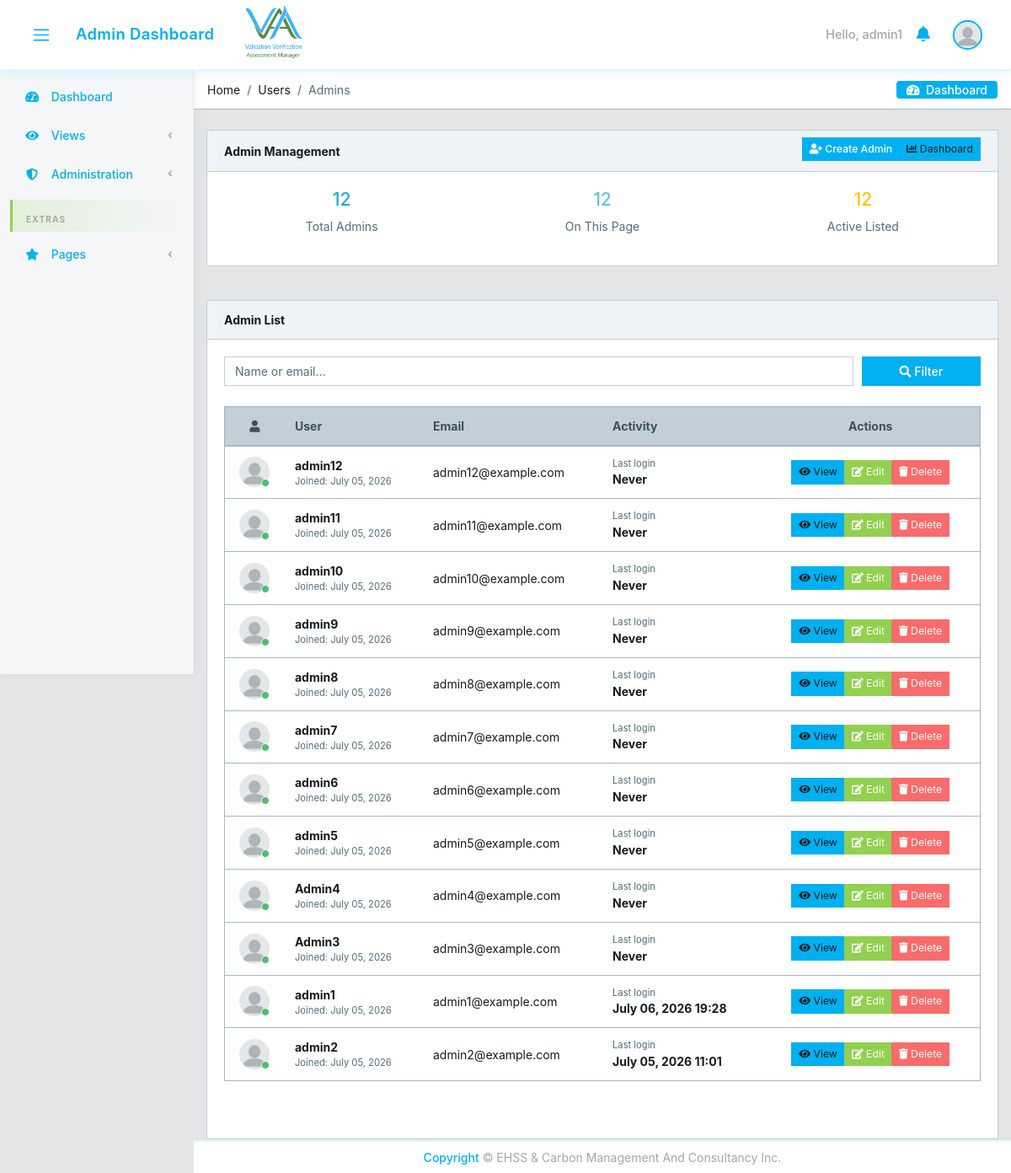
The app's page /users/ (signed in), older data.
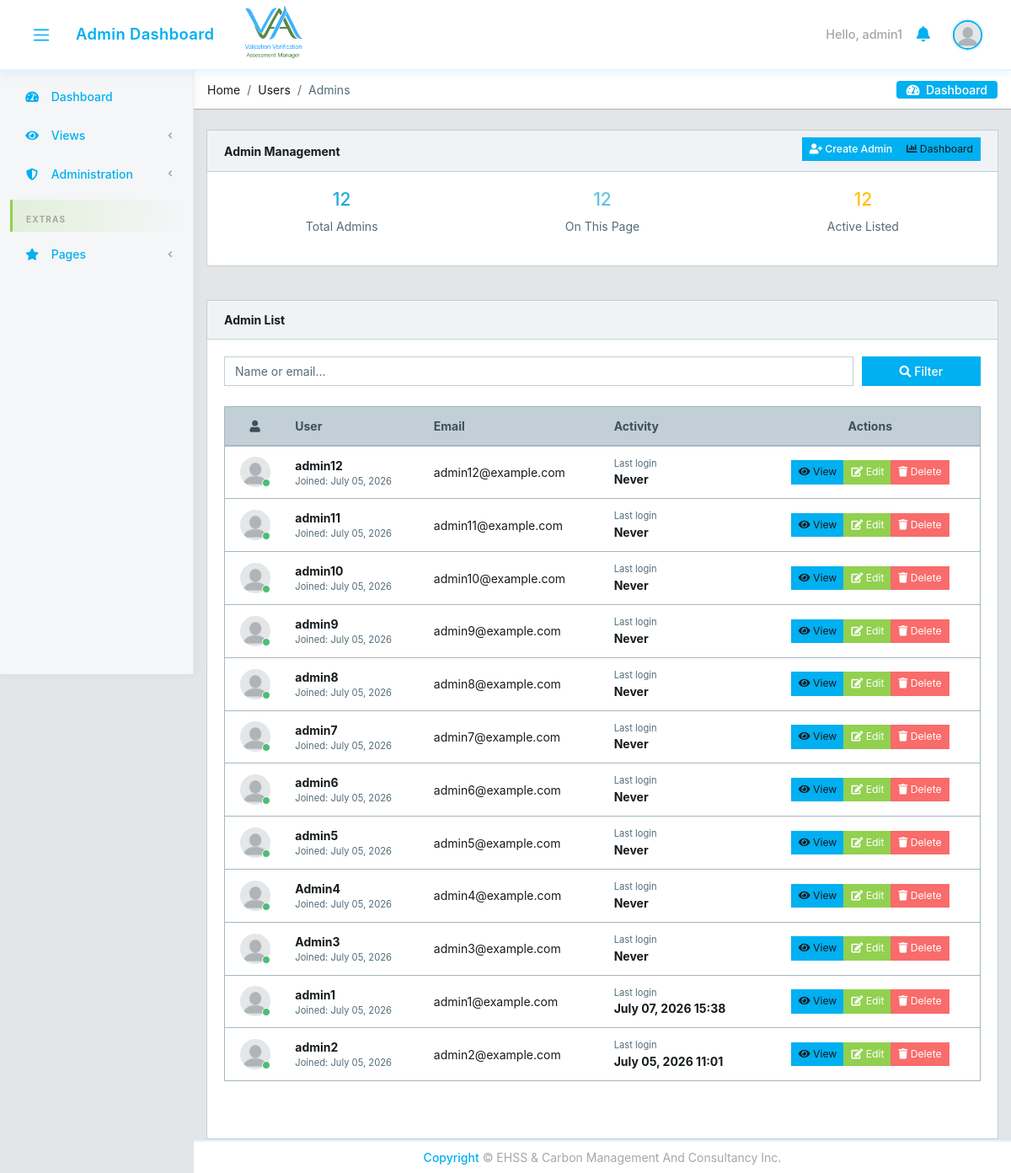
The same page, newer data.
### core/models.py (models this page shows, shortened)
class CustomUser(AbstractUser):
    email = models.EmailField(unique=True)
    user_type = models.CharField(max_length=15, choices=USER_TYPE_CHOICES)
    user_role = models.CharField(
        max_length=30, choices=USER_ROLE_CHOICES, blank=True, verbose_name='User Role',
    )
    designation = models.CharField(max_length=100, blank=True, null=True)
    position_title = models.CharField(max_length=150, blank=True, verbose_name='Position Title')
    contact_number = models.CharField(max_length=20, blank=True, null=True)
    cv = models.FileField(upload_to='core/cvs/', blank=True, null=True)
    company = models.ForeignKey(
        'Company', on_delete=models.SET_NULL, null=True, blank=True,
        related_name='managers'
    )
    created_by = models.ForeignKey(
        'self', on_delete=models.SET_NULL, null=True, blank=True,
        related_name='created_users'
    )
    created_date = models.DateField(auto_now_add=True)
    created_time = models.TimeField(auto_now_add=True)
    under_supervision = models.ForeignKey(
        'self', on_delete=models.SET_NULL, null=True, blank=True,
        related_name='supervised_users'
    )
    avatar = models.ImageField(upload_to='core/avatar', blank=True)
    @property
    def avatar_url(self):
        if self.avatar and hasattr(self.avatar, 'url'):
            avatar_path = self.avatar.path if hasattr(self.avatar, 'path') else None
            if avatar_path and os.path.isfile(avatar_path):
                return self.avatar.url
        return static('core/img/avatar/blank_profile.png')

### core/views.py (the view, shortened to what this page needs)
# urls.py: path('users/', views.UsersView.as_view(), name='users'),
class UsersView(ManagerOrAdminMixin, View):
    def get(self, request):
        user = request.user
        search = request.GET.get('search', '').strip()
        user_role_filter = request.GET.get('user_role', '')
        if user.user_type == 'admin':
            users = CustomUser.objects.filter(user_type='admin')
        else:
            return redirect('core:dashboard')
        users = users.order_by('-date_joined')
        paginator = Paginator(users, 20)
        page_obj = paginator.get_page(request.GET.get('page'))
        return render(request, 'core/users.html', {
            'users': page_obj,
            'total_users': paginator.count,
            'logged_user': user,
            'user_role_filter': user_role_filter,
            'user_role_choices': USER_ROLE_CHOICES,
            'search_query': search,
            'admin_users_only': user.user_type == 'admin',
            'success_action': request.GET.get('success', ''),
            'success_user': request.GET.get('user', ''),
        })

### core/context_processors.py (called while the page is built)
def logged_user_processor(request):
    if request.user.is_authenticated:
        try:
            logged_user = CustomUser.objects.select_related('under_supervision').get(id=request.user.id)
            return {'logged_user': logged_user}
        except CustomUser.DoesNotExist:
            return {'logged_user': None}
    return {'logged_user': None}

def notifications_processor(request):
    if request.user.is_authenticated:
        unread_notifications = Notification.objects.filter(recipient=request.user, read=False)[:10]
        return {'unread_notifications': unread_notifications}
    return {'unread_notifications': []}

def static_version_processor(request):
    return {'STATIC_VERSION': getattr(settings, 'STATIC_VERSION', '1')}

### core/permissions.py (called while the page is built)
    def test_func(self):
        return self.request.user.user_type in self.allowed_roles

### core/templates/core/users.html (shortened to what the changed rows need)
{% extends 'core/base.html' %}
{% load static %}
{% load form_permissions %}
{% block content %}
<div class="container">
    <div class="animated fade-in">
        <div class="row">
            <div class="col-12 mb-3">
                <div class="card">
                    <div class="card-body">
                        <div class="table-responsive table-responsive-sm">
                            <table class="table table-responsive-sm table-hover table-outline mb-5" id="usersTable">
                                <thead class="thead-light">
                                <tr>
                                    <th class="text-center text-nowrap" style="min-width:60px;"><i class="fa fa-user"></i></th>
                                    <th class="text-nowrap" style="min-width:120px;">User</th>
                                    <th class="text-nowrap" style="min-width:160px;">Email</th>
                                    <th class="text-nowrap d-none d-lg-table-cell" style="min-width:120px;">Activity</th>
                                    <th class="text-center text-nowrap" style="min-width:220px;">Actions</th>
                                </tr>
                            </thead>
                    <tbody>
                        {% for user1 in users %}
                        <tr>
                            <td class="text-center text-nowrap" style="min-width:60px;">
                                <div class="avatar">
                                <img src="{{ user1.avatar_url }}" class="img-avatar" alt="img">
                                <span class="avatar-status badge-success"></span>
                                </div>
                            </td>
                            <td class="text-nowrap" style="min-width:120px;">
                                <div><strong>{{ user1.username }}</strong></div>
                                <div class="small text-muted">
                                Joined: {{ user1.date_joined|date:"F d, Y" }}
                                </div>
                            </td>
                            <td class="text-nowrap" style="min-width:160px;">{{ user1.email }}</td>
                            <td class="text-nowrap d-none d-lg-table-cell" style="min-width:120px;">
                                <div class="small text-muted">Last login</div>
                                <strong>{% if user1.last_login %}{{ user1.last_login|date:"F d, Y H:i" }}{% else %}Never{% endif %}</strong>
                            </td>
                            <td class="text-center text-nowrap" style="min-width:220px;">
                                <div class="btn-group" role="group">
                                    <a href="{% url 'core:user' user1.id %}" class="btn btn-sm btn-info" title="View">
                                        <i class="fa fa-eye"></i> View
                                    </a>
                                    {% if admin_users_only or logged_user|can_manage_user:user1 %}
                                    <a href="{% url 'core:edit-user-profile' user1.id %}" class="btn btn-sm btn-warning" title="Edit">
                                        <i class="fa fa-edit"></i> Edit
                                    </a>
                                    {% if user1 == logged_user %}
                                    <a href="{% url 'core:delete-user' user1.id %}" class="btn btn-sm btn-danger" title="Delete"
                                       onclick="alert('You cannot delete your own account.'); return false;">
                                        <i class="fa fa-trash"></i> Delete
                                    </a>
                                    {% else %}
                                    <a href="{% url 'core:delete-user' user1.id %}" class="btn btn-sm btn-danger" title="Delete"
                                       onclick="return confirm('Delete this {% if admin_users_only %}admin{% else %}user{% endif %}?');">
                                        <i class="fa fa-trash"></i> Delete
                                    </a>
                                    {% endif %}
                                    {% endif %}
                                </div>
                            </td>
                        </tr>
                        {% empty %}
                        <tr>
                            <td colspan="{% if admin_users_only %}5{% else %}6{% endif %}" class="text-center text-muted py-4">
                                {% if admin_users_only %}No admin users found.{% else %}No users found.{% endif %}
                            </td>
                        </tr>
                        {% endfor %}
                    </tbody>
                </table>
            </div>
                    </div>
                </div>
            </div>
        </div>
    </div>
</div>
{% endblock %}

### core/templates/core/base.html (shortened to what this page needs)
{% load static %}
<!DOCTYPE html>
<html lang="en">
<head>
  <link rel="stylesheet" href="https://use.fontawesome.com/releases/v5.0.9/css/all.css">
  <link href="{% static 'core/css/simple-line-icons.min.css' %}" rel="stylesheet">
  <link href="{% static 'core/css/style.css' %}" rel="stylesheet">
  <link href="{% static 'core/css/estilo.css' %}?v={{ STATIC_VERSION }}" rel="stylesheet">
</head>
{% block body %}
<body class="app header-fixed sidebar-fixed aside-menu-fixed aside-menu-hidden">
  <header class="app-header navbar">
    <button class="navbar-toggler sidebar-toggler d-md-down-none" type="button">
      <span class="navbar-toggler-icon"></span>
    </button>
    <ul class="nav navbar-nav d-md-down-none">
      <li class="nav-item px-3">
        <a class="nav-link" href="{% url 'core:dashboard' %}">
          {% if user.user_type == 'admin' %}Admin Dashboard
          {% elif user.user_type == 'manager' %}Manager Dashboard
          {% else %}Employee Dashboard{% endif %}
        </a>
      </li>
    </ul>
    <img src="{% static 'core/img/logos/logo.png' %}" alt="" class="brand-gui d-none d-md-inline">
    <ul class="nav navbar-nav ml-auto">
      {% if user.is_authenticated %}
      <li class="text-white">Hello, {{ user.username }}</li>
      {% else %}
      <li class="text-muted">
        <a href="{% url 'core:login' %}">sign in</a>
      </li>
      {% endif %}
      <li class="nav-item dropdown">
        <a class="nav-link" data-toggle="dropdown" href="#" role="button" aria-haspopup="true" aria-expanded="false">
          <i class="fa fa-bell"></i>
        </a>
      </li>
      <li class="nav-item dropdown">
        <a class="nav-link" data-toggle="dropdown" href="#" role="button" aria-haspopup="true" aria-expanded="false">
          {% if user.is_authenticated and logged_user %}
            <img src="{{ logged_user.avatar_url }}" class="img-avatar" alt="img">
          {% else %}
            <img src="{% static 'core/img/avatar/blank_profile.png' %}" class="img-avatar" alt="img">
          {% endif %}
        </a>
      </li>
    </ul>
  </header>
  <div class="app-body">
    <div class="sidebar">
      <nav class="sidebar-nav">
        <ul class="nav">
          <li class="nav-item">
            <a class="nav-link" href="{% url 'core:dashboard' %}"><i class="fa fa-tachometer-alt"></i> Dashboard</a>
          </li>
          <li class="nav-item nav-dropdown">
            <a class="nav-link nav-dropdown-toggle" href="#"><i class="fa fa-eye"></i> Views</a>
          </li>
          {% if user.user_type == 'admin' %}
          <li class="nav-item nav-dropdown">
            <a class="nav-link nav-dropdown-toggle" href="#"><i class="fa fa-shield-alt"></i> Administration</a>
          </li>
          {% endif %}
          <li class="nav-title">
            Extras
          </li>
          <li class="nav-item nav-dropdown">
            <a class="nav-link nav-dropdown-toggle" href="#"><i class="fa fa-star"></i> Pages</a>
          </li>
        </ul>
      </nav>
    </div>
    <main class="main">
      <ol class="breadcrumb">
        {% block breadcrumb %}{% endblock breadcrumb%}
        <li class="breadcrumb-menu d-md-down-none">
          <div class="btn-group" role="group" aria-label="Button group">
            <a class="btn" href="./"><i class="fa fa-tachometer-alt"></i> &nbsp;Dashboard</a>
          </div>
        </li>
      </ol>
{% block content %}
{% endblock %}
    </main>
  </div>
  <footer class="app-footer text-center justify-content-center fixed-bottom py-2">
    <span><a href="#">Copyright</a> © EHSS & Carbon Management And Consultancy Inc.</span>
  </footer>
</body>
{% endblock body %}
</html>

Row changes from the older to the newer data that the page shows:
changed CustomUser "admin1": last_login "July 06, 2026 19:28" → "July 07, 2026 15:38"
